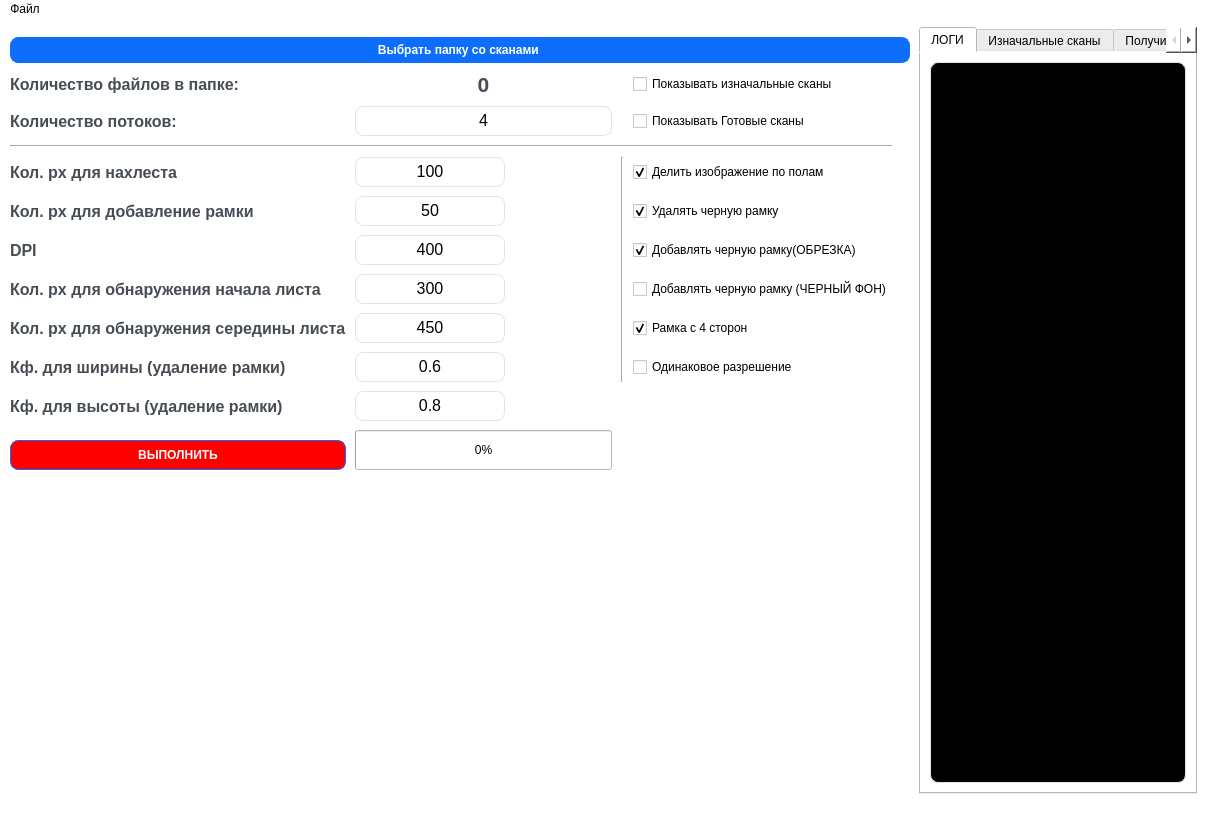
<?xml version="1.0" encoding="UTF-8"?>
<ui version="4.0">
 <class>MainWindow</class>
 <widget class="QMainWindow" name="MainWindow">
  <property name="geometry">
   <rect>
    <x>0</x>
    <y>0</y>
    <width>1207</width>
    <height>831</height>
   </rect>
  </property>
  <property name="windowTitle">
   <string>Glushok Image</string>
  </property>
  <property name="styleSheet">
   <string notr="true">QWidget {
  background-color: #fff;
}
QLabel {
  color: #464d55;
font-size: 16px;
  font-weight: 700;
}
QLabel#heading {
  color: #0f1925;
  font-size: 18px;
  margin-bottom: 10px;
}

QLabel#subheading {
  color: #0f1925;
  font-size: 14px;
  font-weight: normal;
  margin-bottom: 10px;
}
QTextEdit {
  border-radius: 8px;
  border: 1px solid #e0e4e7;

}

QTextEdit:focus {
  border: 1px solid #d0e3ff;
}

QLineEdit::placeholder {
  color: #767e89;
}
QPushButton {
  background-color: #0d6efd;
  color: #fff;
  font-weight: 600;
  border-radius: 8px;
  border: 1px solid #0d6efd;
  padding: 5px 15px;
  margin-top: 10px;
  outline: 0px;
}
QPushButton:hover,
QPushButton:focus {
  background-color: #0b5ed7;
  border: 3px solid #9ac3fe;
}</string>
  </property>
  <widget class="QWidget" name="centralwidget">
   <layout class="QGridLayout" name="gridLayout">
    <property name="leftMargin">
     <number>10</number>
    </property>
    <property name="topMargin">
     <number>8</number>
    </property>
    <property name="rightMargin">
     <number>10</number>
    </property>
    <property name="bottomMargin">
     <number>15</number>
    </property>
    <property name="spacing">
     <number>9</number>
    </property>
    <item row="1" column="3">
     <widget class="QCheckBox" name="checkBox_6">
      <property name="styleSheet">
       <string notr="true">font: 75 10pt &quot;MS Shell Dlg 2&quot;;</string>
      </property>
      <property name="text">
       <string>Показывать изначальные сканы</string>
      </property>
      <property name="checked">
       <bool>false</bool>
      </property>
     </widget>
    </item>
    <item row="7" column="3">
     <widget class="QCheckBox" name="checkBox_8">
      <property name="styleSheet">
       <string notr="true">font: 75 10pt &quot;MS Shell Dlg 2&quot;;</string>
      </property>
      <property name="text">
       <string>Добавлять черную рамку (ЧЕРНЫЙ ФОН)</string>
      </property>
     </widget>
    </item>
    <item row="2" column="3">
     <widget class="QCheckBox" name="checkBox_7">
      <property name="styleSheet">
       <string notr="true">font: 75 10pt &quot;MS Shell Dlg 2&quot;;</string>
      </property>
      <property name="text">
       <string>Показывать Готовые сканы</string>
      </property>
      <property name="checked">
       <bool>false</bool>
      </property>
     </widget>
    </item>
    <item row="7" column="0">
     <widget class="QLabel" name="label_6">
      <property name="styleSheet">
       <string notr="true"/>
      </property>
      <property name="text">
       <string>Кол. px для обнаружения начала листа</string>
      </property>
     </widget>
    </item>
    <item row="8" column="0">
     <widget class="QLabel" name="label_7">
      <property name="styleSheet">
       <string notr="true"/>
      </property>
      <property name="text">
       <string>Кол. px для обнаружения середины листа</string>
      </property>
     </widget>
    </item>
    <item row="7" column="1">
     <widget class="QTextEdit" name="textEdit_5">
      <property name="enabled">
       <bool>true</bool>
      </property>
      <property name="maximumSize">
       <size>
        <width>150</width>
        <height>30</height>
       </size>
      </property>
      <property name="layoutDirection">
       <enum>Qt::LeftToRight</enum>
      </property>
      <property name="styleSheet">
       <string notr="true">font: 75 10pt &quot;MS Shell Dlg 2&quot;;
color: rgb(0, 0, 0);</string>
      </property>
      <property name="readOnly">
       <bool>false</bool>
      </property>
      <property name="html">
       <string>&lt;!DOCTYPE HTML PUBLIC &quot;-//W3C//DTD HTML 4.0//EN&quot; &quot;http://www.w3.org/TR/REC-html40/strict.dtd&quot;&gt;
&lt;html&gt;&lt;head&gt;&lt;meta name=&quot;qrichtext&quot; content=&quot;1&quot; /&gt;&lt;style type=&quot;text/css&quot;&gt;
p, li { white-space: pre-wrap; }
&lt;/style&gt;&lt;/head&gt;&lt;body style=&quot; font-family:'MS Shell Dlg 2'; font-size:10pt; font-weight:72; font-style:normal;&quot;&gt;
&lt;p align=&quot;center&quot; style=&quot; margin-top:0px; margin-bottom:0px; margin-left:0px; margin-right:0px; -qt-block-indent:0; text-indent:0px;&quot;&gt;&lt;span style=&quot; font-size:12pt; font-weight:400;&quot;&gt;300&lt;/span&gt;&lt;/p&gt;&lt;/body&gt;&lt;/html&gt;</string>
      </property>
     </widget>
    </item>
    <item row="9" column="0">
     <widget class="QLabel" name="label_10">
      <property name="text">
       <string>Кф. для ширины (удаление рамки)</string>
      </property>
     </widget>
    </item>
    <item row="8" column="1">
     <widget class="QTextEdit" name="textEdit_6">
      <property name="enabled">
       <bool>true</bool>
      </property>
      <property name="maximumSize">
       <size>
        <width>150</width>
        <height>30</height>
       </size>
      </property>
      <property name="layoutDirection">
       <enum>Qt::LeftToRight</enum>
      </property>
      <property name="styleSheet">
       <string notr="true">font: 75 10pt &quot;MS Shell Dlg 2&quot;;
color: rgb(0, 0, 0);</string>
      </property>
      <property name="readOnly">
       <bool>false</bool>
      </property>
      <property name="html">
       <string>&lt;!DOCTYPE HTML PUBLIC &quot;-//W3C//DTD HTML 4.0//EN&quot; &quot;http://www.w3.org/TR/REC-html40/strict.dtd&quot;&gt;
&lt;html&gt;&lt;head&gt;&lt;meta name=&quot;qrichtext&quot; content=&quot;1&quot; /&gt;&lt;style type=&quot;text/css&quot;&gt;
p, li { white-space: pre-wrap; }
&lt;/style&gt;&lt;/head&gt;&lt;body style=&quot; font-family:'MS Shell Dlg 2'; font-size:10pt; font-weight:72; font-style:normal;&quot;&gt;
&lt;p align=&quot;center&quot; style=&quot; margin-top:0px; margin-bottom:0px; margin-left:0px; margin-right:0px; -qt-block-indent:0; text-indent:0px;&quot;&gt;&lt;span style=&quot; font-size:12pt; font-weight:400;&quot;&gt;450&lt;/span&gt;&lt;/p&gt;&lt;/body&gt;&lt;/html&gt;</string>
      </property>
     </widget>
    </item>
    <item row="2" column="0">
     <widget class="QLabel" name="label_9">
      <property name="text">
       <string>Количество потоков:</string>
      </property>
     </widget>
    </item>
    <item row="2" column="1">
     <widget class="QTextEdit" name="textEdit_7">
      <property name="enabled">
       <bool>true</bool>
      </property>
      <property name="maximumSize">
       <size>
        <width>16777215</width>
        <height>30</height>
       </size>
      </property>
      <property name="font">
       <font>
        <pointsize>12</pointsize>
       </font>
      </property>
      <property name="layoutDirection">
       <enum>Qt::LeftToRight</enum>
      </property>
      <property name="autoFormatting">
       <set>QTextEdit::AutoAll</set>
      </property>
      <property name="undoRedoEnabled">
       <bool>true</bool>
      </property>
      <property name="html">
       <string>&lt;!DOCTYPE HTML PUBLIC &quot;-//W3C//DTD HTML 4.0//EN&quot; &quot;http://www.w3.org/TR/REC-html40/strict.dtd&quot;&gt;
&lt;html&gt;&lt;head&gt;&lt;meta name=&quot;qrichtext&quot; content=&quot;1&quot; /&gt;&lt;style type=&quot;text/css&quot;&gt;
p, li { white-space: pre-wrap; }
&lt;/style&gt;&lt;/head&gt;&lt;body style=&quot; font-family:'MS Shell Dlg 2'; font-size:12pt; font-weight:400; font-style:normal;&quot;&gt;
&lt;p align=&quot;center&quot; style=&quot; margin-top:0px; margin-bottom:0px; margin-left:0px; margin-right:0px; -qt-block-indent:0; text-indent:0px;&quot;&gt;4&lt;/p&gt;&lt;/body&gt;&lt;/html&gt;</string>
      </property>
     </widget>
    </item>
    <item row="6" column="0">
     <widget class="QLabel" name="label_5">
      <property name="styleSheet">
       <string notr="true"/>
      </property>
      <property name="text">
       <string>DPI</string>
      </property>
     </widget>
    </item>
    <item row="4" column="0">
     <widget class="QLabel" name="label_3">
      <property name="maximumSize">
       <size>
        <width>16777215</width>
        <height>40</height>
       </size>
      </property>
      <property name="styleSheet">
       <string notr="true"/>
      </property>
      <property name="text">
       <string>Кол. px для нахлеста</string>
      </property>
     </widget>
    </item>
    <item row="4" column="1">
     <widget class="QTextEdit" name="textEdit_2">
      <property name="enabled">
       <bool>true</bool>
      </property>
      <property name="maximumSize">
       <size>
        <width>150</width>
        <height>30</height>
       </size>
      </property>
      <property name="layoutDirection">
       <enum>Qt::LeftToRight</enum>
      </property>
      <property name="styleSheet">
       <string notr="true"/>
      </property>
      <property name="readOnly">
       <bool>false</bool>
      </property>
      <property name="html">
       <string>&lt;!DOCTYPE HTML PUBLIC &quot;-//W3C//DTD HTML 4.0//EN&quot; &quot;http://www.w3.org/TR/REC-html40/strict.dtd&quot;&gt;
&lt;html&gt;&lt;head&gt;&lt;meta name=&quot;qrichtext&quot; content=&quot;1&quot; /&gt;&lt;style type=&quot;text/css&quot;&gt;
p, li { white-space: pre-wrap; }
&lt;/style&gt;&lt;/head&gt;&lt;body style=&quot; font-family:'MS Shell Dlg 2'; font-size:8.25pt; font-weight:400; font-style:normal;&quot;&gt;
&lt;p align=&quot;center&quot; style=&quot; margin-top:0px; margin-bottom:0px; margin-left:0px; margin-right:0px; -qt-block-indent:0; text-indent:0px;&quot;&gt;&lt;span style=&quot; font-size:12pt;&quot;&gt;100&lt;/span&gt;&lt;/p&gt;&lt;/body&gt;&lt;/html&gt;</string>
      </property>
     </widget>
    </item>
    <item row="5" column="0">
     <widget class="QLabel" name="label_4">
      <property name="styleSheet">
       <string notr="true"/>
      </property>
      <property name="text">
       <string>Кол. px для добавление рамки</string>
      </property>
     </widget>
    </item>
    <item row="6" column="3">
     <widget class="QCheckBox" name="checkBox_2">
      <property name="styleSheet">
       <string notr="true">font: 75 10pt &quot;MS Shell Dlg 2&quot;;</string>
      </property>
      <property name="text">
       <string>Добавлять черную рамку(ОБРЕЗКА)</string>
      </property>
      <property name="checked">
       <bool>true</bool>
      </property>
     </widget>
    </item>
    <item row="4" column="2" rowspan="6">
     <widget class="Line" name="line">
      <property name="orientation">
       <enum>Qt::Vertical</enum>
      </property>
     </widget>
    </item>
    <item row="0" column="0" colspan="6">
     <widget class="QPushButton" name="pushButton_2">
      <property name="minimumSize">
       <size>
        <width>684</width>
        <height>30</height>
       </size>
      </property>
      <property name="styleSheet">
       <string notr="true"/>
      </property>
      <property name="text">
       <string>Выбрать папку со сканами </string>
      </property>
     </widget>
    </item>
    <item row="5" column="3">
     <widget class="QCheckBox" name="checkBox">
      <property name="styleSheet">
       <string notr="true">font: 75 10pt &quot;MS Shell Dlg 2&quot;;</string>
      </property>
      <property name="text">
       <string>Удалять черную рамку</string>
      </property>
      <property name="checked">
       <bool>true</bool>
      </property>
     </widget>
    </item>
    <item row="8" column="3">
     <widget class="QCheckBox" name="checkBox_4">
      <property name="styleSheet">
       <string notr="true">font: 75 10pt &quot;MS Shell Dlg 2&quot;;</string>
      </property>
      <property name="text">
       <string>Рамка с 4 сторон</string>
      </property>
      <property name="checked">
       <bool>true</bool>
      </property>
     </widget>
    </item>
    <item row="1" column="1">
     <widget class="QLabel" name="label">
      <property name="minimumSize">
       <size>
        <width>0</width>
        <height>0</height>
       </size>
      </property>
      <property name="maximumSize">
       <size>
        <width>16777215</width>
        <height>30</height>
       </size>
      </property>
      <property name="styleSheet">
       <string notr="true"/>
      </property>
      <property name="text">
       <string>&lt;html&gt;&lt;head/&gt;&lt;body&gt;&lt;p align=&quot;center&quot;&gt;&lt;span style=&quot; font-size:16pt;&quot;&gt;0&lt;/span&gt;&lt;/p&gt;&lt;/body&gt;&lt;/html&gt;</string>
      </property>
     </widget>
    </item>
    <item row="13" column="0" rowspan="2" colspan="4">
     <widget class="QLabel" name="label_8">
      <property name="text">
       <string/>
      </property>
      <property name="alignment">
       <set>Qt::AlignCenter</set>
      </property>
     </widget>
    </item>
    <item row="1" column="0">
     <widget class="QLabel" name="label_2">
      <property name="styleSheet">
       <string notr="true"/>
      </property>
      <property name="text">
       <string>Количество файлов в папке:</string>
      </property>
     </widget>
    </item>
    <item row="3" column="0" colspan="4">
     <widget class="Line" name="line_2">
      <property name="orientation">
       <enum>Qt::Horizontal</enum>
      </property>
     </widget>
    </item>
    <item row="4" column="3">
     <widget class="QCheckBox" name="checkBox_3">
      <property name="styleSheet">
       <string notr="true">font: 75 10pt &quot;MS Shell Dlg 2&quot;;</string>
      </property>
      <property name="text">
       <string>Делить изображение по полам</string>
      </property>
      <property name="checked">
       <bool>true</bool>
      </property>
     </widget>
    </item>
    <item row="6" column="1">
     <widget class="QTextEdit" name="textEdit_4">
      <property name="enabled">
       <bool>true</bool>
      </property>
      <property name="maximumSize">
       <size>
        <width>150</width>
        <height>30</height>
       </size>
      </property>
      <property name="layoutDirection">
       <enum>Qt::LeftToRight</enum>
      </property>
      <property name="styleSheet">
       <string notr="true">font: 75 10pt &quot;MS Shell Dlg 2&quot;;
color: rgb(0, 0, 0);</string>
      </property>
      <property name="readOnly">
       <bool>false</bool>
      </property>
      <property name="html">
       <string>&lt;!DOCTYPE HTML PUBLIC &quot;-//W3C//DTD HTML 4.0//EN&quot; &quot;http://www.w3.org/TR/REC-html40/strict.dtd&quot;&gt;
&lt;html&gt;&lt;head&gt;&lt;meta name=&quot;qrichtext&quot; content=&quot;1&quot; /&gt;&lt;style type=&quot;text/css&quot;&gt;
p, li { white-space: pre-wrap; }
&lt;/style&gt;&lt;/head&gt;&lt;body style=&quot; font-family:'MS Shell Dlg 2'; font-size:10pt; font-weight:72; font-style:normal;&quot;&gt;
&lt;p align=&quot;center&quot; style=&quot; margin-top:0px; margin-bottom:0px; margin-left:0px; margin-right:0px; -qt-block-indent:0; text-indent:0px;&quot;&gt;&lt;span style=&quot; font-size:12pt; font-weight:400;&quot;&gt;400&lt;/span&gt;&lt;/p&gt;&lt;/body&gt;&lt;/html&gt;</string>
      </property>
     </widget>
    </item>
    <item row="5" column="1">
     <widget class="QTextEdit" name="textEdit_3">
      <property name="enabled">
       <bool>true</bool>
      </property>
      <property name="minimumSize">
       <size>
        <width>0</width>
        <height>30</height>
       </size>
      </property>
      <property name="maximumSize">
       <size>
        <width>150</width>
        <height>30</height>
       </size>
      </property>
      <property name="layoutDirection">
       <enum>Qt::LeftToRight</enum>
      </property>
      <property name="styleSheet">
       <string notr="true">font: 75 10pt &quot;MS Shell Dlg 2&quot;;
color: rgb(0, 0, 0);</string>
      </property>
      <property name="readOnly">
       <bool>false</bool>
      </property>
      <property name="html">
       <string>&lt;!DOCTYPE HTML PUBLIC &quot;-//W3C//DTD HTML 4.0//EN&quot; &quot;http://www.w3.org/TR/REC-html40/strict.dtd&quot;&gt;
&lt;html&gt;&lt;head&gt;&lt;meta name=&quot;qrichtext&quot; content=&quot;1&quot; /&gt;&lt;style type=&quot;text/css&quot;&gt;
p, li { white-space: pre-wrap; }
&lt;/style&gt;&lt;/head&gt;&lt;body style=&quot; font-family:'MS Shell Dlg 2'; font-size:10pt; font-weight:72; font-style:normal;&quot;&gt;
&lt;p align=&quot;center&quot; style=&quot; margin-top:0px; margin-bottom:0px; margin-left:0px; margin-right:0px; -qt-block-indent:0; text-indent:0px;&quot;&gt;&lt;span style=&quot; font-size:12pt; font-weight:400;&quot;&gt;50&lt;/span&gt;&lt;/p&gt;&lt;/body&gt;&lt;/html&gt;</string>
      </property>
     </widget>
    </item>
    <item row="9" column="3">
     <widget class="QCheckBox" name="checkBox_5">
      <property name="styleSheet">
       <string notr="true">font: 75 10pt &quot;MS Shell Dlg 2&quot;;</string>
      </property>
      <property name="text">
       <string>Одинаковое разрешение</string>
      </property>
     </widget>
    </item>
    <item row="0" column="7" rowspan="15">
     <widget class="QTabWidget" name="tabWidget">
      <property name="maximumSize">
       <size>
        <width>400</width>
        <height>16777215</height>
       </size>
      </property>
      <property name="currentIndex">
       <number>0</number>
      </property>
      <widget class="QWidget" name="tab_3">
       <attribute name="title">
        <string>ЛОГИ</string>
       </attribute>
       <layout class="QGridLayout" name="gridLayout_3">
        <item row="0" column="0">
         <layout class="QGridLayout" name="gridLayout_2">
          <item row="0" column="0">
           <widget class="QTextEdit" name="textEdit">
            <property name="maximumSize">
             <size>
              <width>16777215</width>
              <height>16777215</height>
             </size>
            </property>
            <property name="styleSheet">
             <string notr="true">background-color: rgb(0, 0, 0);
color: rgb(0, 255, 0);</string>
            </property>
           </widget>
          </item>
         </layout>
        </item>
       </layout>
      </widget>
      <widget class="QWidget" name="tab_4">
       <attribute name="title">
        <string>Изначальные сканы</string>
       </attribute>
       <layout class="QGridLayout" name="gridLayout_5">
        <item row="0" column="0">
         <layout class="QGridLayout" name="gridLayout_4">
          <item row="0" column="0">
           <widget class="QListWidget" name="listWidget"/>
          </item>
         </layout>
        </item>
       </layout>
      </widget>
      <widget class="QWidget" name="tab_5">
       <attribute name="title">
        <string>Получилось</string>
       </attribute>
       <layout class="QGridLayout" name="gridLayout_7">
        <item row="0" column="0">
         <layout class="QGridLayout" name="gridLayout_6">
          <item row="0" column="0">
           <widget class="QListWidget" name="listWidget_2"/>
          </item>
         </layout>
        </item>
       </layout>
      </widget>
     </widget>
    </item>
    <item row="10" column="0">
     <widget class="QLabel" name="label_11">
      <property name="text">
       <string>Кф. для высоты (удаление рамки)</string>
      </property>
     </widget>
    </item>
    <item row="11" column="0">
     <widget class="QPushButton" name="pushButton">
      <property name="minimumSize">
       <size>
        <width>0</width>
        <height>40</height>
       </size>
      </property>
      <property name="styleSheet">
       <string notr="true">background-color: rgb(255, 0, 0);
color: rgb(255, 255, 255);</string>
      </property>
      <property name="text">
       <string>ВЫПОЛНИТЬ</string>
      </property>
     </widget>
    </item>
    <item row="11" column="1">
     <widget class="QProgressBar" name="progressBar">
      <property name="minimumSize">
       <size>
        <width>0</width>
        <height>40</height>
       </size>
      </property>
      <property name="value">
       <number>0</number>
      </property>
      <property name="alignment">
       <set>Qt::AlignCenter</set>
      </property>
      <property name="orientation">
       <enum>Qt::Horizontal</enum>
      </property>
     </widget>
    </item>
    <item row="9" column="1">
     <widget class="QTextEdit" name="textEdit_8">
      <property name="maximumSize">
       <size>
        <width>150</width>
        <height>30</height>
       </size>
      </property>
      <property name="html">
       <string>&lt;!DOCTYPE HTML PUBLIC &quot;-//W3C//DTD HTML 4.0//EN&quot; &quot;http://www.w3.org/TR/REC-html40/strict.dtd&quot;&gt;
&lt;html&gt;&lt;head&gt;&lt;meta name=&quot;qrichtext&quot; content=&quot;1&quot; /&gt;&lt;style type=&quot;text/css&quot;&gt;
p, li { white-space: pre-wrap; }
&lt;/style&gt;&lt;/head&gt;&lt;body style=&quot; font-family:'MS Shell Dlg 2'; font-size:8.25pt; font-weight:400; font-style:normal;&quot;&gt;
&lt;p align=&quot;center&quot; style=&quot; margin-top:0px; margin-bottom:0px; margin-left:0px; margin-right:0px; -qt-block-indent:0; text-indent:0px;&quot;&gt;&lt;span style=&quot; font-size:12pt;&quot;&gt;0.6&lt;/span&gt;&lt;/p&gt;&lt;/body&gt;&lt;/html&gt;</string>
      </property>
     </widget>
    </item>
    <item row="10" column="1">
     <widget class="QTextEdit" name="textEdit_9">
      <property name="maximumSize">
       <size>
        <width>150</width>
        <height>30</height>
       </size>
      </property>
      <property name="html">
       <string>&lt;!DOCTYPE HTML PUBLIC &quot;-//W3C//DTD HTML 4.0//EN&quot; &quot;http://www.w3.org/TR/REC-html40/strict.dtd&quot;&gt;
&lt;html&gt;&lt;head&gt;&lt;meta name=&quot;qrichtext&quot; content=&quot;1&quot; /&gt;&lt;style type=&quot;text/css&quot;&gt;
p, li { white-space: pre-wrap; }
&lt;/style&gt;&lt;/head&gt;&lt;body style=&quot; font-family:'MS Shell Dlg 2'; font-size:8.25pt; font-weight:400; font-style:normal;&quot;&gt;
&lt;p align=&quot;center&quot; style=&quot; margin-top:0px; margin-bottom:0px; margin-left:0px; margin-right:0px; -qt-block-indent:0; text-indent:0px;&quot;&gt;&lt;span style=&quot; font-size:12pt;&quot;&gt;0.8&lt;/span&gt;&lt;/p&gt;&lt;/body&gt;&lt;/html&gt;</string>
      </property>
     </widget>
    </item>
   </layout>
  </widget>
  <widget class="QStatusBar" name="statusbar"/>
  <widget class="QMenuBar" name="menuBar">
   <property name="geometry">
    <rect>
     <x>0</x>
     <y>0</y>
     <width>1207</width>
     <height>21</height>
    </rect>
   </property>
   <widget class="QMenu" name="menu">
    <property name="title">
     <string>Файл</string>
    </property>
    <addaction name="action"/>
   </widget>
   <addaction name="menu"/>
  </widget>
  <action name="action">
   <property name="text">
    <string>Выбрать директорию</string>
   </property>
  </action>
 </widget>
 <resources/>
 <connections/>
</ui>
